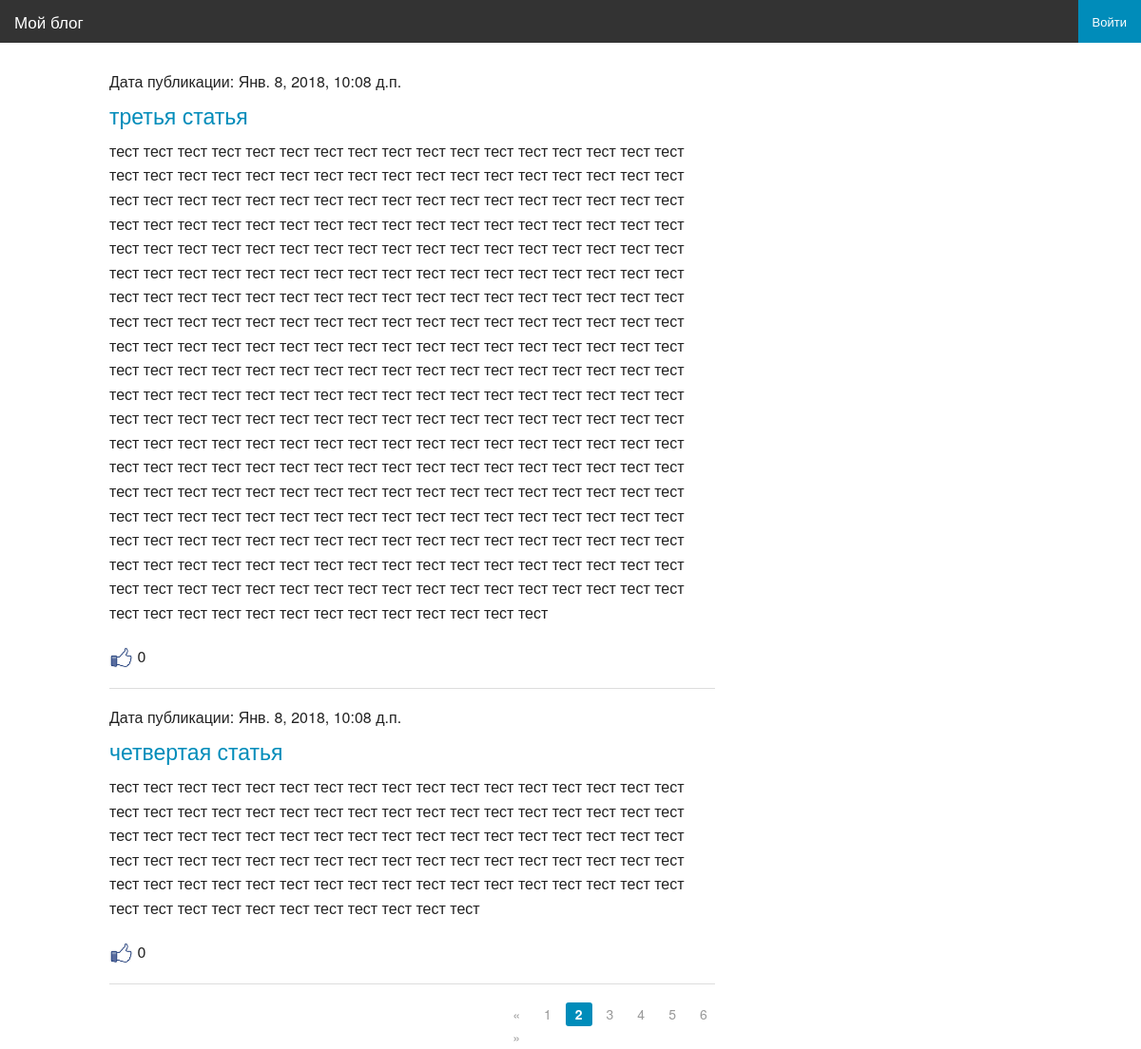
The page /page/2/ on the database its author committed.
### article/models.py (models this page shows, shortened)
class Article(models.Model):
    class Meta():
        db_table = "article"
    article_title = models.CharField(max_length = 200)
    article_text = RichTextField()
    article_date = models.DateTimeField()
    article_likes = models.IntegerField(default=0)
    article_image = models.ImageField(null=True, blank=True, upload_to="images/", verbose_name= 'Изображение')
    def bit(self):
        if self.article_image:
            return mark_safe ('<img src="%s" width="70"/>'% self.article_image.url)
        else:
            return '(none)'
    bit.short_descriptio = 'Изображение'
    bit.allow_tags = True

### article/views.py (the view)
# urls.py: re_path(r'^articles/(?P<article_id>\d+)/get/(?P<page_comments_number>\d+)/$', views.article),
def articles(request, page_number=1):
    all_articles = Article.objects.all()
    current_page = Paginator(all_articles, 2)
    return render_to_response('articles.html', {'articles': current_page.page(page_number), 'username': auth.get_user(request).username})

### article/templates/articles.html
{% extends 'main.html' %}
{% load staticfiles %}
{% block article %}
    <div class="large-8 columns">
{% for article in articles %}
    <h6>Дата публикации: {{ article.article_date }}</h6>
    <h4><a href="/articles/get/{{ article.id }}/"> {{ article.article_title }}</a></h4>
    <p>{{ article.article_text }}</p>
    <p><a href="/articles/addlike/{{ article.id }}/"> <img src="{% static "images.png" %}" width="25px" height="25px"></a> {{ article.article_likes }}</p>
    <hr>
{% endfor %}
    </div>
    <div class="row">
        <div class="large-3 large-offset-5 columns">
            <ul class="pagination">
                {% if articles.has_previous %}
                    <li class="arrow"><a href="/page/{{ articles.previous_page_number }}/">&laquo;</a></li>
                {% else %}
                    <li class="arrow unavailable"><a href="">&laquo;</a></li>
                {% endif %}
                {% for page in articles.paginator.page_range %}
                    {% if page == articles.number %}
                        <li class="current"><a href="/page/{{ page }}/">{{ page }}</a></li>
                    {% else %}
                        <li><a href="/page/{{ page }}/">{{ page }}</a></li>
                    {% endif %}
                {% endfor %}
                {% if articles.has_next %}
                    <li class="arrow"><a href="/page/{{ articles.next_page_number }}/">&raquo;</a></li>
                {% else %}
                    <li class="arrow unavailable"><a href="">&raquo;</a></li>
                {% endif %}
            </ul>
        </div>
    </div>
{% endblock %}

### rows shown on the page
Article: article_date "Янв. 8, 2018, 10:08 д.п.", article_title "третья статья", article_text "тест тест тест тест тест тест тест тест тест тест тест тест тест тест тест тест тест тест тест тест тест тест тест тест тест тест тест тест тест тест тест тест тест тест тест тест тест тест тест тест тест тест тест тест тест тест тест тест тест тест тест тест тест тест тест тест тест тест тест тест тест тест тест тест тест тест тест тест тест тест тест тест тест тест тест тест тест тест тест тест тест тест тест тест тест тест тест тест тест тест тест тест тест тест тест тест тест тест тест тест тест тест тест тест тест тест тест тест тест тест тест тест тест тест тест тест тест тест тест тест тест тест тест тест тест тест тест тест тест тест тест тест тест тест тест тест тест тест тест тест…", article_likes "0"
Article: article_date "Янв. 8, 2018, 10:08 д.п.", article_title "четвертая статья", article_text "тест тест тест тест тест тест тест тест тест тест тест тест тест тест тест тест тест тест тест тест тест тест тест тест тест тест тест тест тест тест тест тест тест тест тест тест тест тест тест тест тест тест тест тест тест тест тест тест тест тест тест тест тест тест тест тест тест тест тест тест тест тест тест тест тест тест тест тест тест тест тест тест тест тест тест тест тест тест тест тест тест тест тест тест тест тест тест тест тест тест тест тест тест тест тест тест", article_likes "0"

### other values the page prints
{{ page }} "1" "3" "4" "5" "6"
{{ page }} "2"
